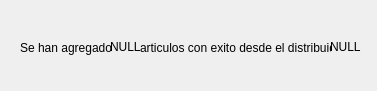
<?xml version="1.0" encoding="UTF-8"?>
<ui version="4.0">
 <class>Dialog</class>
 <widget class="QDialog" name="Dialog">
  <property name="geometry">
   <rect>
    <x>0</x>
    <y>0</y>
    <width>377</width>
    <height>91</height>
   </rect>
  </property>
  <property name="windowTitle">
   <string>Dialog</string>
  </property>
  <widget class="QLabel" name="label">
   <property name="geometry">
    <rect>
     <x>20</x>
     <y>40</y>
     <width>111</width>
     <height>16</height>
    </rect>
   </property>
   <property name="text">
    <string>Se han agregado</string>
   </property>
  </widget>
  <widget class="QLabel" name="label_numero">
   <property name="geometry">
    <rect>
     <x>110</x>
     <y>40</y>
     <width>47</width>
     <height>13</height>
    </rect>
   </property>
   <property name="text">
    <string>NULL</string>
   </property>
  </widget>
  <widget class="QLabel" name="label_3">
   <property name="geometry">
    <rect>
     <x>140</x>
     <y>40</y>
     <width>191</width>
     <height>16</height>
    </rect>
   </property>
   <property name="text">
    <string>articulos con exito desde el distribuidor</string>
   </property>
  </widget>
  <widget class="QLabel" name="label_distribuidor">
   <property name="geometry">
    <rect>
     <x>330</x>
     <y>40</y>
     <width>47</width>
     <height>13</height>
    </rect>
   </property>
   <property name="text">
    <string>NULL</string>
   </property>
  </widget>
 </widget>
 <resources/>
 <connections/>
</ui>
